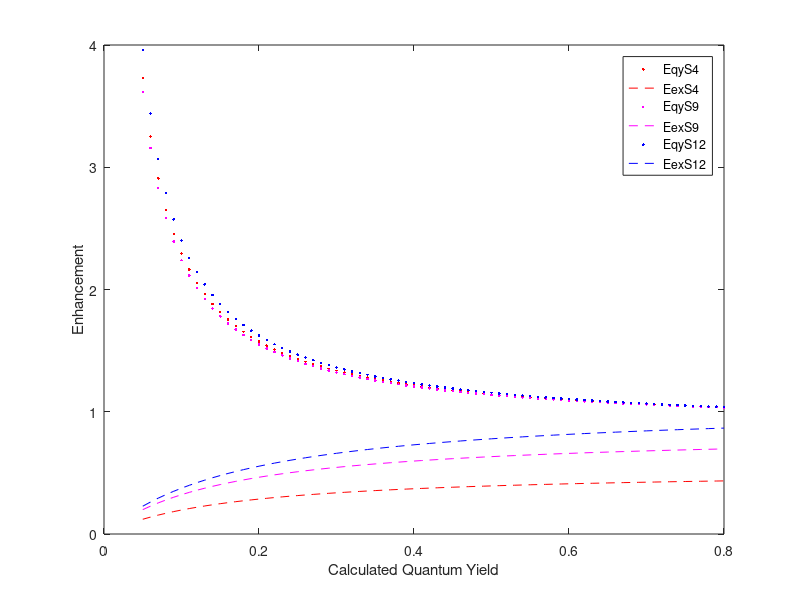

Write the MATLAB code that produced this figure.
Q = 0.05:0.01:0.8;

Tau1 = 1.67e-9;
%For the Rod of L4%
Tau2L4 = 1.56e-9;

Gamma_Knr = 1/Tau1;
Gamma = Q*Gamma_Knr;
Knr = Gamma_Knr - Gamma;
Gamma_Knr_GammaM = 1/Tau2L4;
GammaM = Gamma_Knr_GammaM - Gamma_Knr;
Qm = (Gamma+GammaM)./(Gamma+GammaM+Knr);

Eqy = Qm./Q;

IefL4 = 1.35;

Eec = IefL4./Eqy;

%For the rod of L9%

Tau2L9 = 1.51e-9;
Gamma_Knr_GammaM_L9 = 1/Tau2L9;
GammaML9 = Gamma_Knr_GammaM_L9 - Gamma_Knr;
QmL9 = (Gamma+GammaML9)./(Gamma+GammaML9+Knr);

EqyL9 = QmL9./Q;

IefL9 = 1.98;

EecL9 = IefL9./EqyL9;

%For the rod of L12%

Tau2L12 = 1.49e-9;
Gamma_Knr_GammaM_L12 = 1/Tau2L12;
GammaML12 = Gamma_Knr_GammaM_L12 - Gamma_Knr;
QmL12 = (Gamma+GammaML12)./(Gamma+GammaML12+Knr);

EqyL12 = QmL12./Q;

IefL12 = 2.09;

EecL12 = IefL12./EqyL12;

%Now to work out the enhancements for the short rods, We can assume that
%Eec is unchanged for rods of the same silica lenght

Tau2S4 = 1.43e-9;
Gamma_Knr_GammaM_S4 = 1/Tau2S4;
GammaMS4 = Gamma_Knr_GammaM_S4 - Gamma_Knr;
QmS4 = (Gamma+GammaMS4)./(Gamma+GammaMS4+Knr);

EqyS4 = QmS4./Q;

Tau2S9 = 1.44e-9;
Gamma_Knr_GammaM_S9 = 1/Tau2S9;
GammaMS9 = Gamma_Knr_GammaM_S9 - Gamma_Knr;
QmS9 = (Gamma+GammaMS9)./(Gamma+GammaMS9+Knr);

EqyS9 = QmS9./Q;

Tau2S12 = 1.41e-9;
Gamma_Knr_GammaM_S12 = 1/Tau2S12;
GammaMS12 = Gamma_Knr_GammaM_S12 - Gamma_Knr;
QmS12 = (Gamma+GammaMS12)./(Gamma+GammaMS12+Knr);

EqyS12 = QmS12./Q;



%Now I want to calculate The acutal Eec Values and not the assumed ones and
%then plot EecSN/EqySN where N is the rod length of 4,9,12%

IefS4 = 0.45;
IefS9 = 0.72;
IefS12 = 0.90;

EecS4 = IefS4./EqyS4;
EecS9 = IefS9./EqyS9;
EecS12 = IefS12./EqyS12;

plot(Q,EqyS4,'.r');
hold on
plot(Q,EecS4,'--r');
hold on
plot(Q,EqyS9,'.m');
hold on
plot(Q,EecS9,'--m');
hold on
plot(Q,EqyS12,'.b');
hold on
plot(Q,EecS12,'--b');
hold off
xlabel('Calculated Quantum Yield');
ylabel('Enhancement');
legend('EqyS4','EexS4','EqyS9','EexS9','EqyS12','EexS12');


